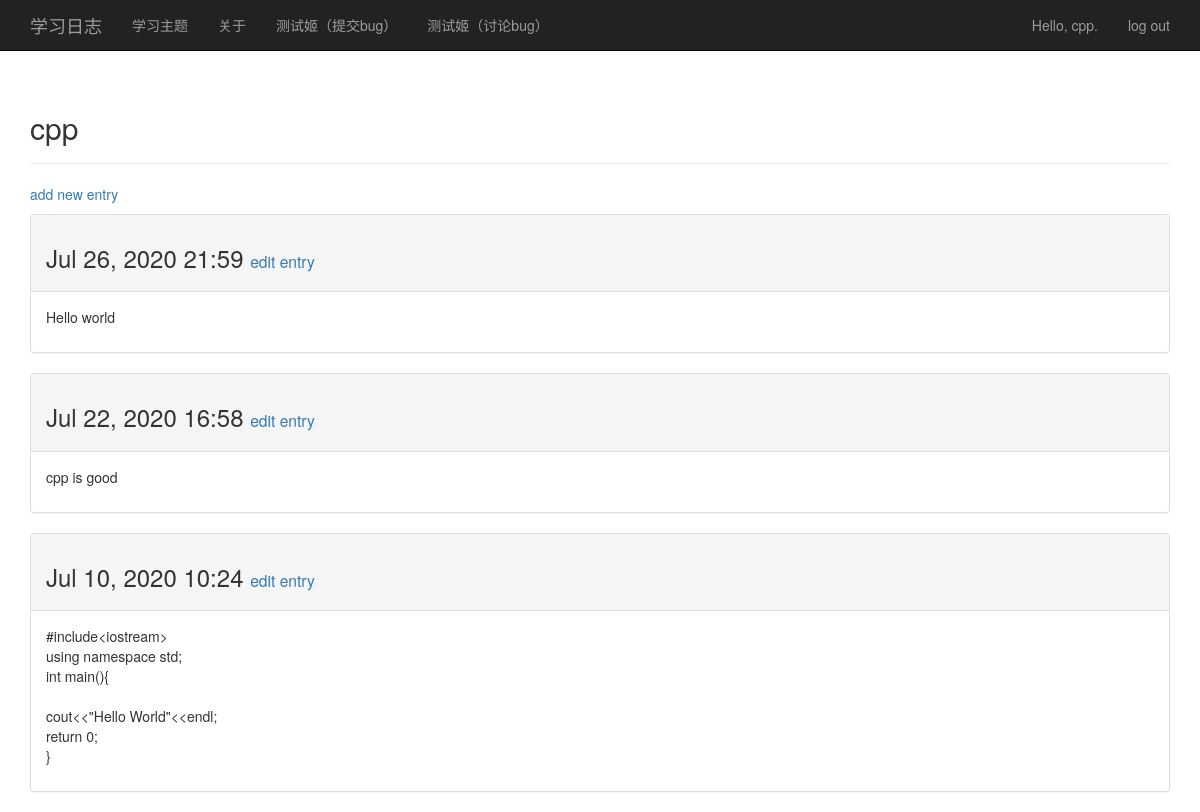
Page /topics/1/ (signed in) on the committed database.
### my_blogs/models.py (models this page shows, shortened)
class Topic(models.Model):
    text = models.CharField(max_length=200)  # CharField可以容纳不同文字
    date_added = models.DateTimeField(auto_now_add=True)  # 为标题的创建加上时间
    owner = models.ForeignKey(User,on_delete=models.CASCADE)  # 建立一个外键关系,dj3.0以上记得传on_delete
    def __str__(self):
        return self.text

class Entry(models.Model):
    topic = models.ForeignKey(Topic, on_delete=models.CASCADE)
    text =RichTextUploadingField()  # 这里要注意CharField和TextFiled之间的区别，TextFiled 传递max_length
    date_added = models.DateTimeField(auto_now_add=True)
    class Meta:
        verbose_name_plural = 'entries'

### my_blogs/views.py (the view)
# urls.py: url(r'^topics/(?P<topic_id>\d+)/$', views.topic, name='topic'),
@login_required
def topic(request, topic_id):
    topic = Topic.objects.get(id=topic_id)
    entries = topic.entry_set.order_by("-date_added")  # 这个地方是让按降序排列
    context = {"topic": topic, 'entries': entries}
    return render(request, "my_blogs/topic.html", context)

### my_blogs/templates/my_blogs/topic.html
{% extends 'my_blogs/base.html' %}
{% block header %}
    <h2>{{ topic }}</h2>
{% endblock header %}
{% block content %}
    <p>
        <a href="{% url 'my_blogs:new_entry' topic.id %}">add new entry</a>
    </p>
    {% for entry in entries %}
        <div class="panel panel-default">
            <div class="panel-heading">
                 <h3>
                {{ entry.date_added|date:'M d, Y H:i' }}
                 <small>
                <a href="{% url 'my_blogs:edit_entry' entry.id %}">
                    edit entry</a>
            </small>
            </h3>
            </div>
            <div class="panel-body">
                {{ entry.text|linebreaks }}
            </div>
        </div>
    {% empty %}
        There are no entries for this topic yet.
    {% endfor %}
{% endblock content %}

### my_blogs/templates/my_blogs/base.html (shortened to what this page needs)
{% load bootstrap3 %}
<!DOCTYPE html>
<html lang="en">
<head>
    {% bootstrap_css %}
</head>
<body>
<nav class="navbar navbar-inverse navbar-static-top">
    <div class="container">
        <div class="navbar-header">
            <a class="navbar-brand" href="{% url 'my_blogs:index' %}">
                学习日志</a>
        </div>
        <div id="navbar" class="navbar-collapse collapse">
            <ul class="nav navbar-nav">
                <li><a href="{% url 'my_blogs:topics' %}">学习主题</a></li>
            </ul>
            <ul class="nav navbar-nav">
                <li><a href="about.html">关于</a></li>
            </ul>
            <ul class="nav navbar-nav">
                <li><a href="/bug_submit/templates/bug_submit/submit.html">测试姬（提交bug）</a></li>
            </ul>
            <ul class="nav navbar-nav">
                <li><a href="/bug_submit/templates/bug_submit/discuss.html">测试姬（讨论bug）</a></li>
            </ul>
            <ul class="nav navbar-nav navbar-right">
                {% if user.is_authenticated %}
                    <li><a>Hello, {{ user.username }}.</a></li>
                    <li><a href="{% url 'users:logout' %}">log out</a></li>
                {% else %}
                    <li><a href="{% url 'users:register' %}">register</a></li>
                    <li><a href="{% url 'users:login' %}">log in</a></li>
                {% endif %}
            </ul>
        </div>
    </div>
</nav>
<div class="container">
    <div class="page-header">
        {% block header %}{% endblock header %}
    </div>
    <div>
        {% block content %}{% endblock content %}
    </div>
</div>
</body>
</html>

### rows in the picture
Topic: text "cpp"
Entry: date_added "Jul 26, 2020 21:59", text "Hello world"
Entry: date_added "Jul 22, 2020 16:58", text "cpp is good"
Entry: date_added "Jul 10, 2020 10:24", text "#include<iostream> using namespace std; int main(){ cout<<\"Hello World\"<<endl; return 0; }"

### other values in the picture
{{ user.username }} "cpp"
